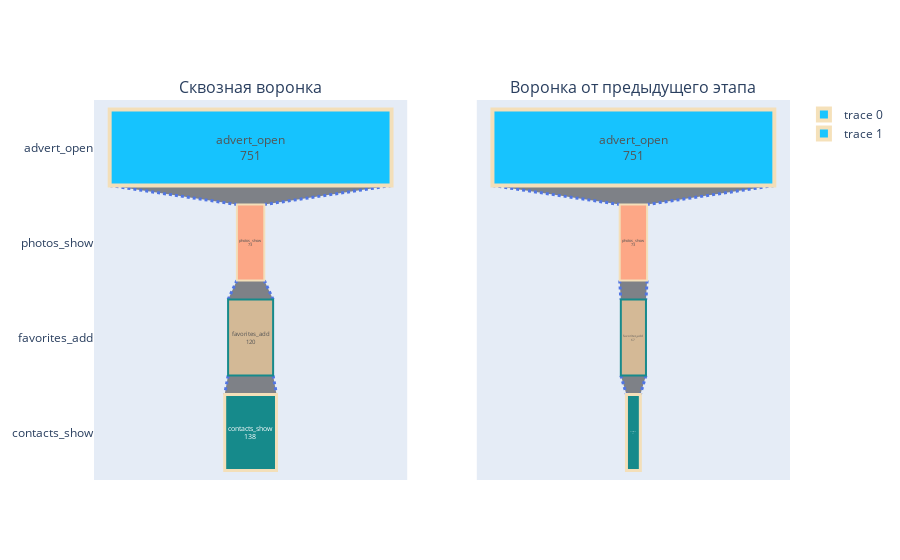

This figure's notebook cell:
### Markdown cell above
*Визуализация цепочки с добавлением в избранное*

### Code cell
funnel_drawing(sequence_of_events_favorites)

### Figure 1 — Plotly figure (JSON) as saved in the notebook; plotly's stock layout.template omitted (floating-point values rounded to 4 significant figures)
{"data": [{"connector": {"line": {"color": "royalblue", "dash": "dot", "width": 3}}, "marker": {"color": ["deepskyblue", "lightsalmon", "tan", "teal"], "line": {"color": ["wheat", "wheat", "teal", "wheat"], "width": [4, 2, 2, 3, 1, 1]}}, "opacity": 0.9, "text": ["advert_open", "photos_show", "favorites_add", "contacts_show"], "textinfo": "text+value", "textposition": "inside", "type": "funnel", "x": [751, 73, 120, 138], "xaxis": "x", "y": ["advert_open", "photos_show", "favorites_add", "contacts_show"], "yaxis": "y"}, {"connector": {"line": {"color": "royalblue", "dash": "dot", "width": 3}}, "marker": {"color": ["deepskyblue", "lightsalmon", "tan", "teal"], "line": {"color": ["wheat", "wheat", "teal", "wheat"], "width": [4, 2, 2, 3, 1, 1]}}, "opacity": 0.9, "text": ["advert_open", "photos_show", "favorites_add", "contacts_show"], "textinfo": "text+value", "textposition": "inside", "type": "funnel", "x": [751, 73, 67, 37], "xaxis": "x2", "y": ["advert_open", "photos_show", "favorites_add", "contacts_show"], "yaxis": "y2"}], "layout": {"annotations": [{"font": {"size": 16}, "showarrow": false, "text": "Сквозная воронка", "x": 0.225, "xanchor": "center", "xref": "paper", "y": 1, "yanchor": "bottom", "yref": "paper"}, {"font": {"size": 16}, "showarrow": false, "text": "Воронка от предыдущего этапа", "x": 0.775, "xanchor": "center", "xref": "paper", "y": 1, "yanchor": "bottom", "yref": "paper"}], "xaxis": {"anchor": "y", "domain": [0, 0.45]}, "xaxis2": {"anchor": "y2", "domain": [0.55, 1]}, "yaxis": {"anchor": "x", "domain": [0, 1]}, "yaxis2": {"anchor": "x2", "domain": [0, 1], "showticklabels": false}}}
